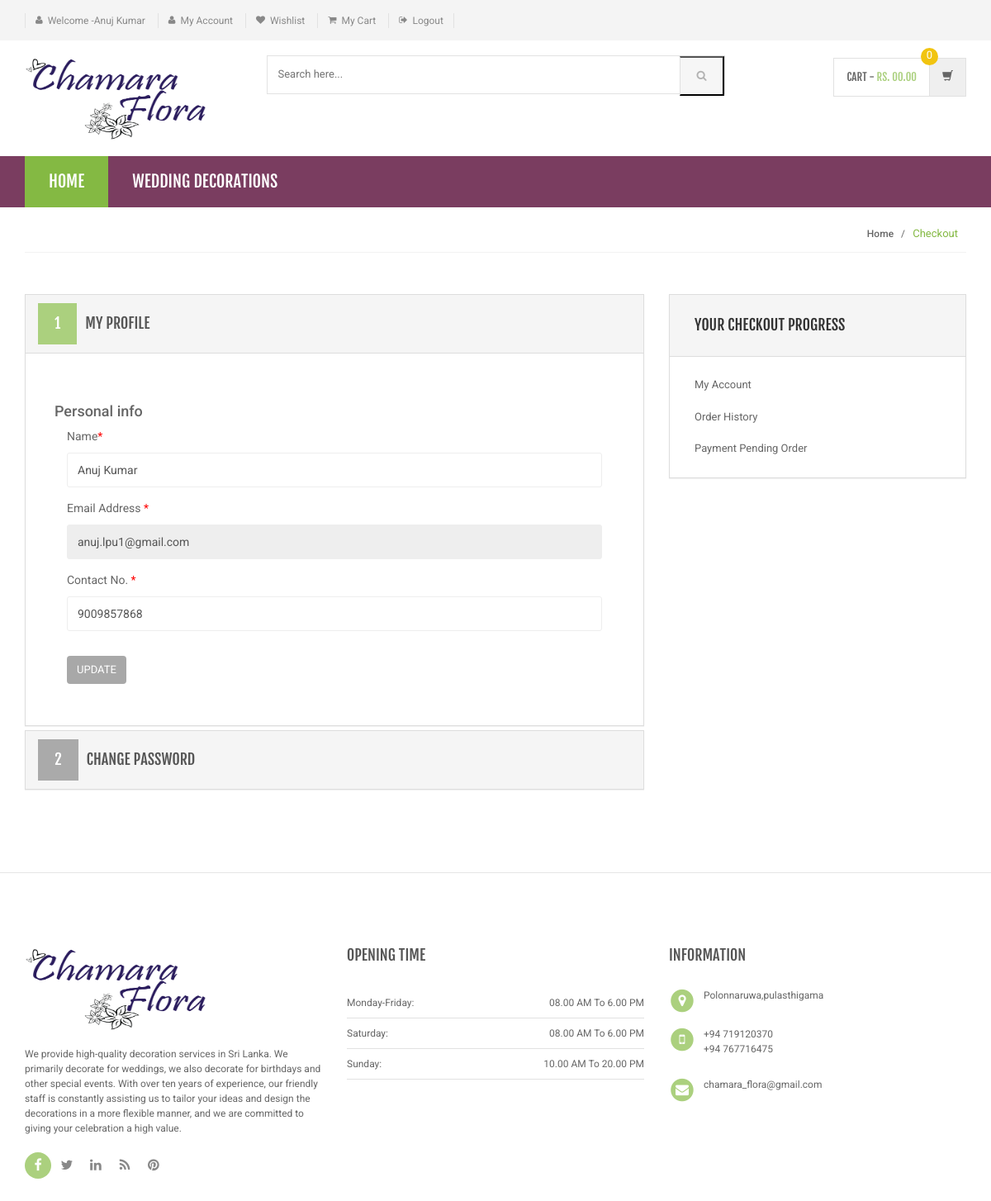
Page /my-account.php (signed in) on the committed database.
### tables this page shows
CREATE TABLE `category` (
  `id` int(11) NOT NULL,
  `categoryName` varchar(255) DEFAULT NULL,
  `categoryDescription` longtext DEFAULT NULL,
  `creationDate` timestamp NOT NULL DEFAULT current_timestamp(),
  `updationDate` varchar(255) DEFAULT NULL
);

CREATE TABLE `users` (
  `id` int(11) NOT NULL,
  `name` varchar(255) DEFAULT NULL,
  `email` varchar(255) DEFAULT NULL,
  `contactno` bigint(11) DEFAULT NULL,
  `password` varchar(255) DEFAULT NULL,
  `shippingAddress` longtext DEFAULT NULL,
  `shippingState` varchar(255) DEFAULT NULL,
  `shippingCity` varchar(255) DEFAULT NULL,
  `shippingPincode` int(11) DEFAULT NULL,
  `billingAddress` longtext DEFAULT NULL,
  `billingState` varchar(255) DEFAULT NULL,
  `billingCity` varchar(255) DEFAULT NULL,
  `billingPincode` int(11) DEFAULT NULL,
  `regDate` timestamp NOT NULL DEFAULT current_timestamp(),
  `updationDate` varchar(255) DEFAULT NULL
);

### my-account.php (the view, shortened to what this page needs)
<?php
include('includes/config.php');
if(strlen($_SESSION['login'])==0)
    {
header('location:login.php');
}
else{
?>
<!DOCTYPE html>
<html lang="en">
	<head>
	    <link rel="stylesheet" href="assets/css/bootstrap.min.css">
	    <link rel="stylesheet" href="assets/css/main.css">
	    <link rel="stylesheet" href="assets/css/green.css">
	    <link rel="stylesheet" href="assets/css/owl.carousel.css">
		<link rel="stylesheet" href="assets/css/owl.transitions.css">
		<link href="assets/css/lightbox.css" rel="stylesheet">
		<link rel="stylesheet" href="assets/css/animate.min.css">
		<link rel="stylesheet" href="assets/css/rateit.css">
		<link rel="stylesheet" href="assets/css/bootstrap-select.min.css">
		<link rel="stylesheet" href="assets/css/config.css">
		<link href="assets/css/green.css" rel="alternate stylesheet" title="Green color">
		<link href="assets/css/blue.css" rel="alternate stylesheet" title="Blue color">
		<link href="assets/css/red.css" rel="alternate stylesheet" title="Red color">
		<link href="assets/css/orange.css" rel="alternate stylesheet" title="Orange color">
		<link href="assets/css/dark-green.css" rel="alternate stylesheet" title="Darkgreen color">
		<link rel="stylesheet" href="assets/css/font-awesome.min.css">
	</head>
    <body class="cnt-home">
<header class="header-style-1">
<?php include('includes/top-header.php');?>
<?php include('includes/main-header.php');?>
<?php include('includes/menu-bar.php');?>
</header>
<div class="breadcrumb">
	<div class="container">
		<div class="breadcrumb-inner">
			<ul class="list-inline list-unstyled">
				<li><a href="#">Home</a></li>
				<li class='active'>Checkout</li>
			</ul>
		</div>
	</div>
</div>
<div class="body-content outer-top-bd">
	<div class="container">
		<div class="checkout-box inner-bottom-sm">
			<div class="row">
				<div class="col-md-8">
					<div class="panel-group checkout-steps" id="accordion">
<div class="panel panel-default checkout-step-01">
		<div class="panel-heading">
    	<h4 class="unicase-checkout-title">
	        <a data-toggle="collapse" class="" data-parent="#accordion" href="#collapseOne">
	          <span>1</span>My Profile
	        </a>
	     </h4>
    </div>
	<div id="collapseOne" class="panel-collapse collapse in">
	    <div class="panel-body">
			<div class="row">
<h4>Personal info</h4>
				<div class="col-md-12 col-sm-12 already-registered-login">
<?php
$query=mysqli_query($con,"select * from users where id='".$_SESSION['id']."'");
while($row=mysqli_fetch_array($query))
{
?>
					<form class="register-form" role="form" method="post">
<div class="form-group">
					    <label class="info-title" for="name">Name<span>*</span></label>
					    <input type="text" class="form-control unicase-form-control text-input" value="<?php echo $row['name'];?>" id="name" name="name" required="required">
					  </div>
						<div class="form-group">
					    <label class="info-title" for="exampleInputEmail1">Email Address <span>*</span></label>
			 <input type="email" class="form-control unicase-form-control text-input" id="exampleInputEmail1" value="<?php echo $row['email'];?>" readonly>
					  </div>
					  <div class="form-group">
					    <label class="info-title" for="Contact No.">Contact No. <span>*</span></label>
					    <input type="text" class="form-control unicase-form-control text-input" id="contactno" name="contactno" required="required" value="<?php echo $row['contactno'];?>"  maxlength="10">
					  </div>
					  <button type="submit" name="update" class="btn-upper btn btn-primary checkout-page-button">Update</button>
					</form>
					<?php } ?>
				</div>
			</div>
		</div>
	</div>
</div>
					  	<div class="panel panel-default checkout-step-02">
						    <div class="panel-heading">
						      <h4 class="unicase-checkout-title">
						        <a data-toggle="collapse" class="collapsed" data-parent="#accordion" href="#collapseTwo">
						          <span>2</span>Change Password
						        </a>
						      </h4>
						    </div>
					  	</div>
					</div>
				</div>
			<?php include('includes/myaccount-sidebar.php');?>
			</div>
		</div>
</div>
</div>
<?php include('includes/footer.php');?>
</body>
</html>
<?php } ?>

### includes/menu-bar.php (shortened to what this page needs)
<div class="header-nav animate-dropdown">
    <div class="container">
        <div class="yamm navbar navbar-default" role="navigation">
            <div class="nav-bg-class">
                <div class="navbar-collapse collapse" id="mc-horizontal-menu-collapse">
	<div class="nav-outer">
		<ul class="nav navbar-nav">
			<li class="active dropdown yamm-fw">
				<a href="index.php" data-hover="dropdown" class="dropdown-toggle">Home</a>
			</li>
              <?php $sql=mysqli_query($con,"select id,categoryName  from category limit 6");
while($row=mysqli_fetch_array($sql))
{
    ?>
			<li class="dropdown yamm">
				<a href="category.php?cid=<?php echo $row['id'];?>"> <?php echo $row['categoryName'];?></a>
			</li>
			<?php } ?>
		</ul>
		<div class="clearfix"></div>
	</div>
</div>
            </div>
        </div>
    </div>
</div>

### assets/css/green.css (style rules this page uses)
a { color: #ffffff; }
.header-style-1 .header-nav { background: #7a3d60; }
.cnt-home .header-style-1 .header-nav .navbar .navbar-nav > li.active { background: #84b943; }
.breadcrumb ul li.active { color: #84b943; }
.checkout-box .checkout-steps .panel .panel-heading .unicase-checkout-title > a:not(.collapsed) span { background-color: #abd07e; }

### assets/css/lightbox.css (style rules this page uses)
body:after { content: url(../images/close.png) url(../images/loading.gif) url(../images/prev.png) url(../images/next.png); display: none; }

### assets/css/blue.css (style rules this page uses)
a { color: #3498db; }
.header-style-1 .header-nav { background: #3498db; }
.cnt-home .header-style-1 .header-nav .navbar .navbar-nav > li.active { background: #1d6ca1; }
.breadcrumb ul li.active { color: #1d6ca1; }
.checkout-box .checkout-steps .panel .panel-heading .unicase-checkout-title > a:not(.collapsed) span { background-color: #3498db; }

### assets/css/red.css (style rules this page uses)
a { color: #ff6c6c; }
.header-style-1 .header-nav { background: #ff6c6c; }
.cnt-home .header-style-1 .header-nav .navbar .navbar-nav > li.active { background: #ff1a1a; }
.breadcrumb ul li.active { color: #ff1a1a; }
.checkout-box .checkout-steps .panel .panel-heading .unicase-checkout-title > a:not(.collapsed) span { background-color: #ff6c6c; }

### assets/css/orange.css (style rules this page uses)
a { color: #f39c12; }
.header-style-1 .header-nav { background: #f39c12; }
.cnt-home .header-style-1 .header-nav .navbar .navbar-nav > li.active { background: #ab6c09; }
.breadcrumb ul li.active { color: #ab6c09; }
.checkout-box .checkout-steps .panel .panel-heading .unicase-checkout-title > a:not(.collapsed) span { background-color: #f39c12; }

### assets/css/dark-green.css (style rules this page uses)
a { color: #12cca7; }
.header-style-1 .header-nav { background: #12cca7; }
.cnt-home .header-style-1 .header-nav .navbar .navbar-nav > li.active { background: #0b816a; }
.breadcrumb ul li.active { color: #0b816a; }
.checkout-box .checkout-steps .panel .panel-heading .unicase-checkout-title > a:not(.collapsed) span { background-color: #12cca7; }

### rows in the picture
category: categoryName "WEDDING DECORATIONS"
users: name "Anuj Kumar", email "anuj.lpu1@gmail.com", contactno "9009857868"

### other values in the picture
$_SESSION['username'] "Anuj Kumar"
